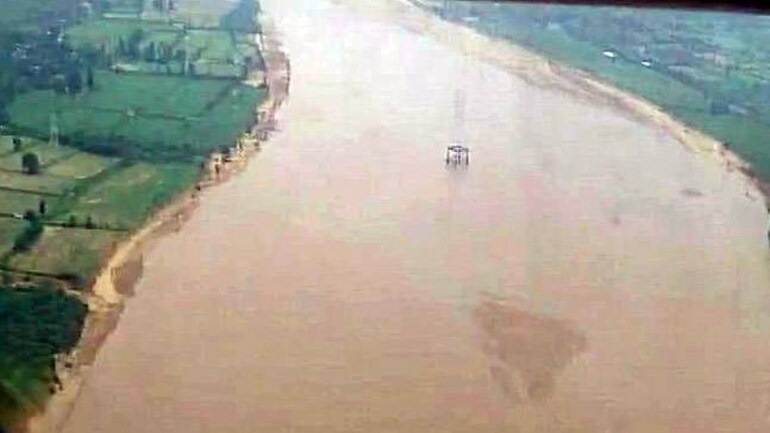
#> input picture src/532.jpg, 770 x 433 px, given in place of Reference_Taxi, which was not available
$ python sift.py
#> lines starting #> are read from the running program, lines starting #| are printed output that depends on the picture; pictures that were not available may be replaced by others from this repository, and a replacement may not be noted
import cv2
import matplotlib.pyplot as plt
import numpy as np

def visualize_sift(image_path):
    """
    Reads an image, detects SIFT keypoints, and visualizes them.

    :param image_path: Path to the input image
    """
    # Read the image in grayscale
    image = cv2.imread(image_path, cv2.IMREAD_GRAYSCALE)
    if image is None:
        print("Error: Could not read the image.")
        return

    # Create a SIFT detector
    sift = cv2.SIFT_create()

    # Detect keypoints and compute descriptors
    keypoints, descriptors = sift.detectAndCompute(image, None)

    # Draw keypoints on the image
    image_with_keypoints = cv2.drawKeypoints(image, keypoints, None, flags=cv2.DRAW_MATCHES_FLAGS_DRAW_RICH_KEYPOINTS)

    # Show the image with keypoints
    plt.figure(figsize=(10, 6))
    plt.imshow(image_with_keypoints, cmap='gray')
    plt.title(f"SIFT Keypoints ({len(keypoints)} detected)")
    plt.axis('off')
    plt.show()

# Example usage
# visualize_sift("path_to_your_image.jpg")

def select_roi(image, window_name="Select ROI"):
    """Allows manual polygon selection on a resized image, then scales ROI back to original size."""
    h_original, w_original = image.shape[:2]
    scale_factor = min(800 / h_original, 1200 / w_original)  # Scale to fit within 1200x800
    resized = cv2.resize(image, (int(w_original * scale_factor), int(h_original * scale_factor)))

    mask = np.zeros(resized.shape[:2], dtype=np.uint8)
    points = []

    def draw_polygon(event, x, y, flags, param):
        if event == cv2.EVENT_LBUTTONDOWN:  # Left-click to add points
            points.append((x, y))
            cv2.circle(temp_img, (x, y), 3, (0, 255, 0), -1)
            if len(points) > 1:
                cv2.line(temp_img, points[-2], points[-1], (0, 255, 0), 2)
            cv2.imshow(window_name, temp_img)

        elif event == cv2.EVENT_RBUTTONDOWN and len(points) > 2:  # Right-click to finalize
            cv2.fillPoly(mask, [np.array(points, dtype=np.int32)], 255)
            cv2.destroyAllWindows()

    temp_img = resized.copy()
    cv2.imshow(window_name, temp_img)
    cv2.setMouseCallback(window_name, draw_polygon)
    cv2.waitKey(0)

    # Resize the mask back to original size
    mask_full_res = cv2.resize(mask, (w_original, h_original), interpolation=cv2.INTER_NEAREST)

    return mask_full_res


# Preprocessing function
def preprocess_image(image, mask):
    """Applies CLAHE and Gaussian blur only to the masked region."""
    gray = cv2.cvtColor(image, cv2.COLOR_BGR2GRAY)
    clahe = cv2.createCLAHE(clipLimit=2.0, tileGridSize=(8, 8))
    gray = clahe.apply(gray)
    gray = cv2.GaussianBlur(gray, (5, 5), 0)

    return cv2.bitwise_and(gray, gray, mask=mask)  # Keep only the selected region


# Main function
def register_images_siftv5(reference_img_path, target_img_path):
    """Registers images by selecting ROIs for feature matching and manually selecting a blending region."""
#> called with reference_img_path = 'Reference_Taxi', target_img_path = 'input.jpg'
    # Load images
    ref_img = cv2.imread(reference_img_path, cv2.IMREAD_COLOR)
#> ref_img is the input picture: shape (433, 770, 3); mean B, G, R 150.5, 164.2, 169.3
    target_img = cv2.imread(target_img_path, cv2.IMREAD_COLOR)
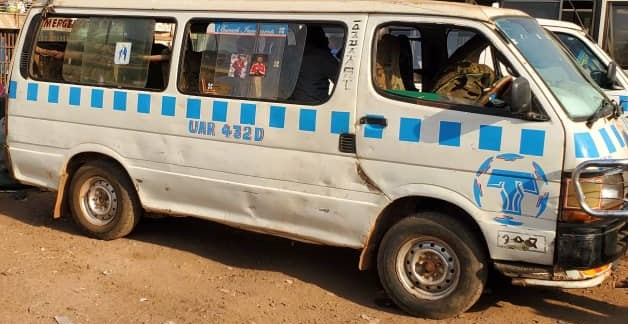
#> input picture src/input.jpg, 628 x 324 px
#> target_img is the input picture: shape (324, 628, 3); mean B, G, R 104.3, 121.7, 134

    # Manually select ROIs
    print("Select ROI on the Reference Image")
    ref_mask = select_roi(ref_img)
#> in select_roi, `mask_full_res = cv2.resize(mask, (w_original, h_original), interpolati..`: mask: shape (674, 1200); every value is 0
#> ref_mask: shape (433, 770); every value is 0

    print("Select ROI on the Target Image")
    target_mask = select_roi(target_img)
#> in select_roi (call 2), `mask_full_res = cv2.resize(mask, (w_original, h_original), interpolati..`: mask: shape (619, 1200); every value is 0
#> target_mask: shape (324, 628); every value is 0

    # Preprocess images (apply ROI mask)
    ref_gray = preprocess_image(ref_img, ref_mask)
#> in preprocess_image, `gray = cv2.cvtColor(image, cv2.COLOR_BGR2GRAY)`:
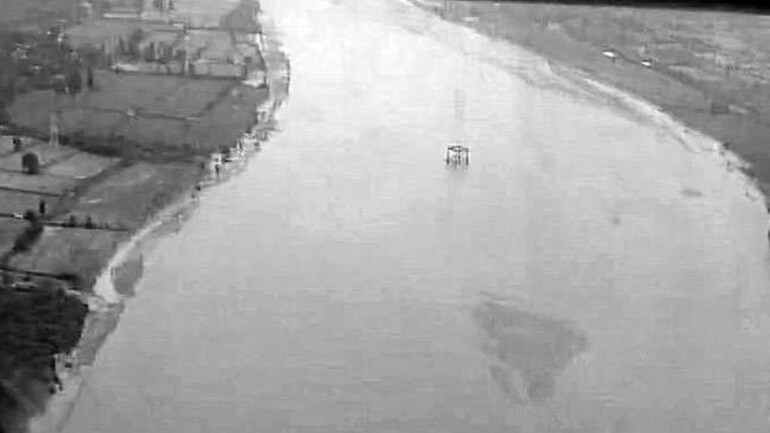
#> gray: shape (433, 770); min 0, max 255, mean 164.2
#> in preprocess_image, `gray = clahe.apply(gray)`:
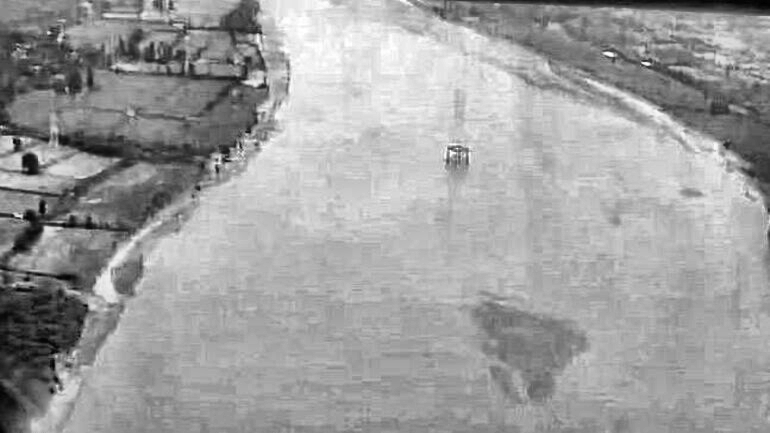
#> gray: shape (433, 770); min 1, max 255, mean 159.3
    target_gray = preprocess_image(target_img, target_mask)
#> in preprocess_image (call 2), `gray = cv2.cvtColor(image, cv2.COLOR_BGR2GRAY)`:
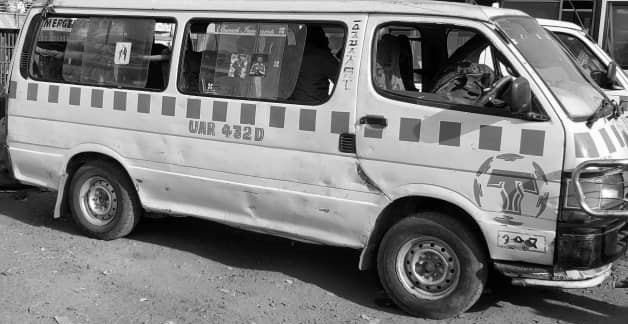
#> gray: shape (324, 628); min 0, max 255, mean 123.4
#> in preprocess_image (call 2), `gray = clahe.apply(gray)`:
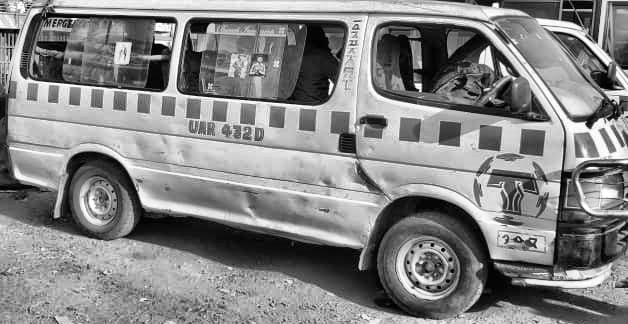
#> gray: shape (324, 628); min 0, max 255, mean 132.6
#> in preprocess_image (call 2), `gray = cv2.GaussianBlur(gray, (5, 5), 0)`:
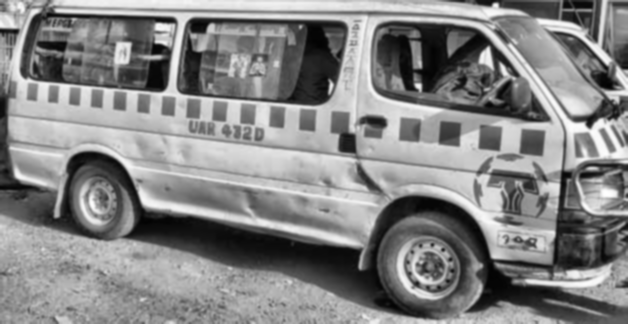
#> gray: shape (324, 628); min 2, max 254, mean 132.6

    # Detect features in the selected region using SIFT
    sift = cv2.SIFT_create()
    kp1, des1 = sift.detectAndCompute(ref_gray, None)
#> kp1 = (); des1 = None
    kp2, des2 = sift.detectAndCompute(target_gray, None)
#> kp2 = (); des2 = None

    # Visualize keypoints
    img_kp1 = cv2.drawKeypoints(ref_gray, kp1, None, flags=cv2.DRAW_MATCHES_FLAGS_DRAW_RICH_KEYPOINTS)
#> img_kp1: shape (433, 770, 3); every value is 0
    img_kp2 = cv2.drawKeypoints(target_gray, kp2, None, flags=cv2.DRAW_MATCHES_FLAGS_DRAW_RICH_KEYPOINTS)
#> img_kp2: shape (324, 628, 3); every value is 0
    plt.figure(figsize=(12, 6))
    plt.subplot(1, 2, 1)
    plt.imshow(img_kp1, cmap="gray")
    plt.title("SIFT Keypoints - Reference Image")
    plt.axis("off")

    plt.subplot(1, 2, 2)
    plt.imshow(img_kp2, cmap="gray")
    plt.title("SIFT Keypoints - Target Image")
    plt.axis("off")
    plt.show()
    # Feature matching using BFMatcher
    bf = cv2.BFMatcher(cv2.NORM_L2, crossCheck=False)
    matches = bf.knnMatch(des1, des2, k=2)
#> matches = ()

    # Apply Lowe's ratio test
    good_matches = [m for m, n in matches if m.distance < 0.75 * n.distance]
#> good_matches = []

    # Ensure sufficient matches
    if len(good_matches) < 4:
        print("Not enough good matches found!")
        return None

    # Extract matched keypoints
    src_pts = np.float32([kp2[m.trainIdx].pt for m in good_matches]).reshape(-1, 1, 2)
    dst_pts = np.float32([kp1[m.queryIdx].pt for m in good_matches]).reshape(-1, 1, 2)

    # Compute Homography transformation
    H, mask = cv2.findHomography(src_pts, dst_pts, cv2.RANSAC, 3.0)
    # Warp the entire target image
    h, w, _ = ref_img.shape
    warped_img = cv2.warpPerspective(target_img, H, (w, h))

    # Manually select the blending region
    print("Select the region from the Warped Image for Blending")
    blend_mask = select_roi(warped_img)

    # Blend selected region
    blended = cv2.bitwise_and(ref_img,ref_img,mask=ref_mask)

        #ref_mask.copy()
    blend_region = cv2.bitwise_and(warped_img, warped_img, mask=blend_mask)
    blended = cv2.addWeighted(blended, 0.5, blend_region, 0.5, 0)

    # Visualizations
    fig, axes = plt.subplots(1, 3, figsize=(18, 6))

    # Draw matches
    match_img = cv2.drawMatches(ref_img, kp1, target_img, kp2, good_matches, None,
                                flags=cv2.DrawMatchesFlags_NOT_DRAW_SINGLE_POINTS)
    axes[0].imshow(cv2.cvtColor(match_img, cv2.COLOR_BGR2RGB))
    axes[0].set_title(f"Feature Matches (SIFT + BFMatcher)")
    axes[0].axis("off")

    # Show warped image
    axes[1].imshow(cv2.cvtColor(warped_img, cv2.COLOR_BGR2RGB))
    axes[1].set_title("Warped Target Image")
    axes[1].axis("off")

    # Show final overlaid result
    axes[2].imshow(cv2.cvtColor(blended, cv2.COLOR_BGR2RGB))
    axes[2].set_title("Overlay: Reference + Selected Warped Region")
    axes[2].axis("off")

    plt.show()

    return blended


# Example usage
REFERENCE_IMG_PATH = "Reference_Taxi"
TARGET_IMG_PATH = "input.jpg"
register_images_siftv5(REFERENCE_IMG_PATH, TARGET_IMG_PATH)
#register_images_orb(REFERENCE_IMG_PATH, TARGET_IMG_PATH)
